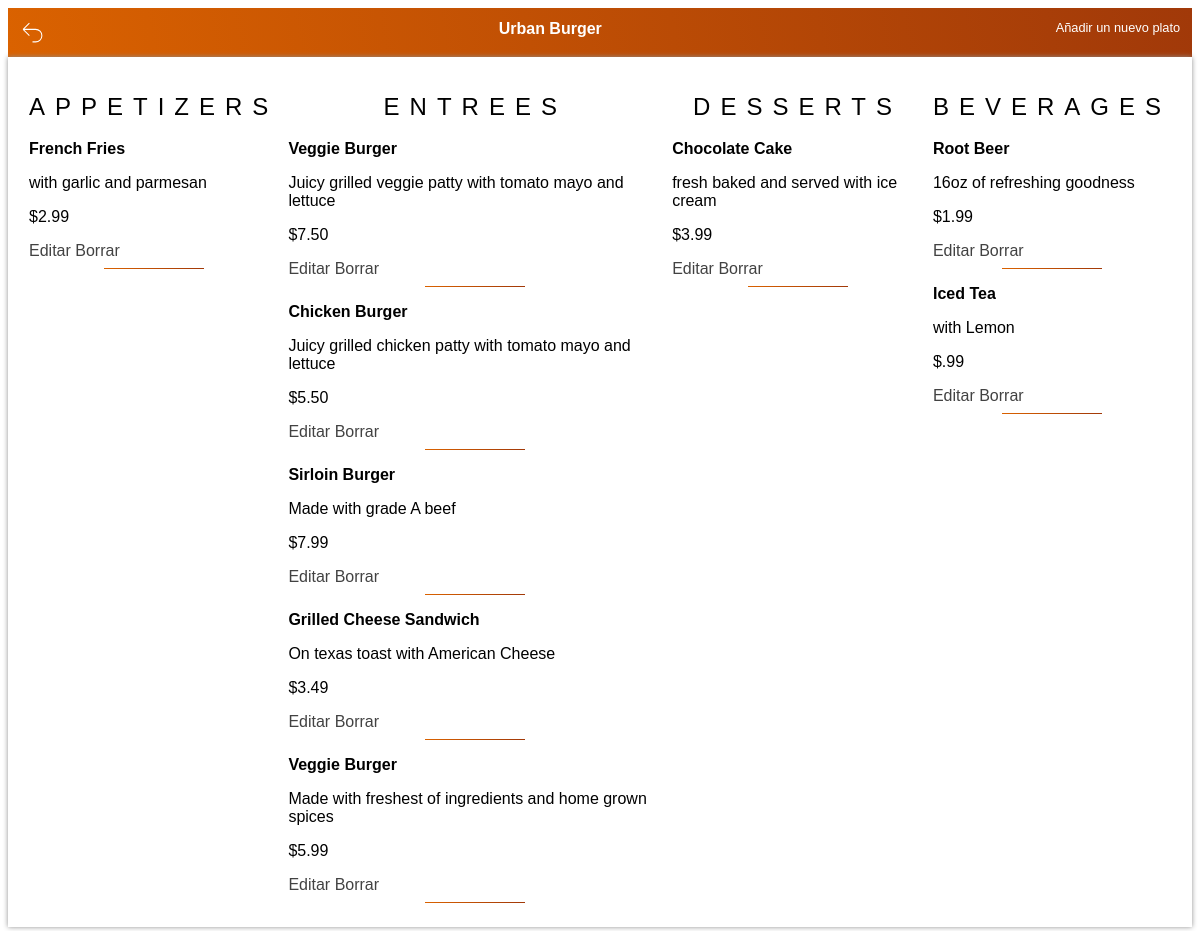
/restaurant/1/menu/, run on an earlier commit of the app's database.
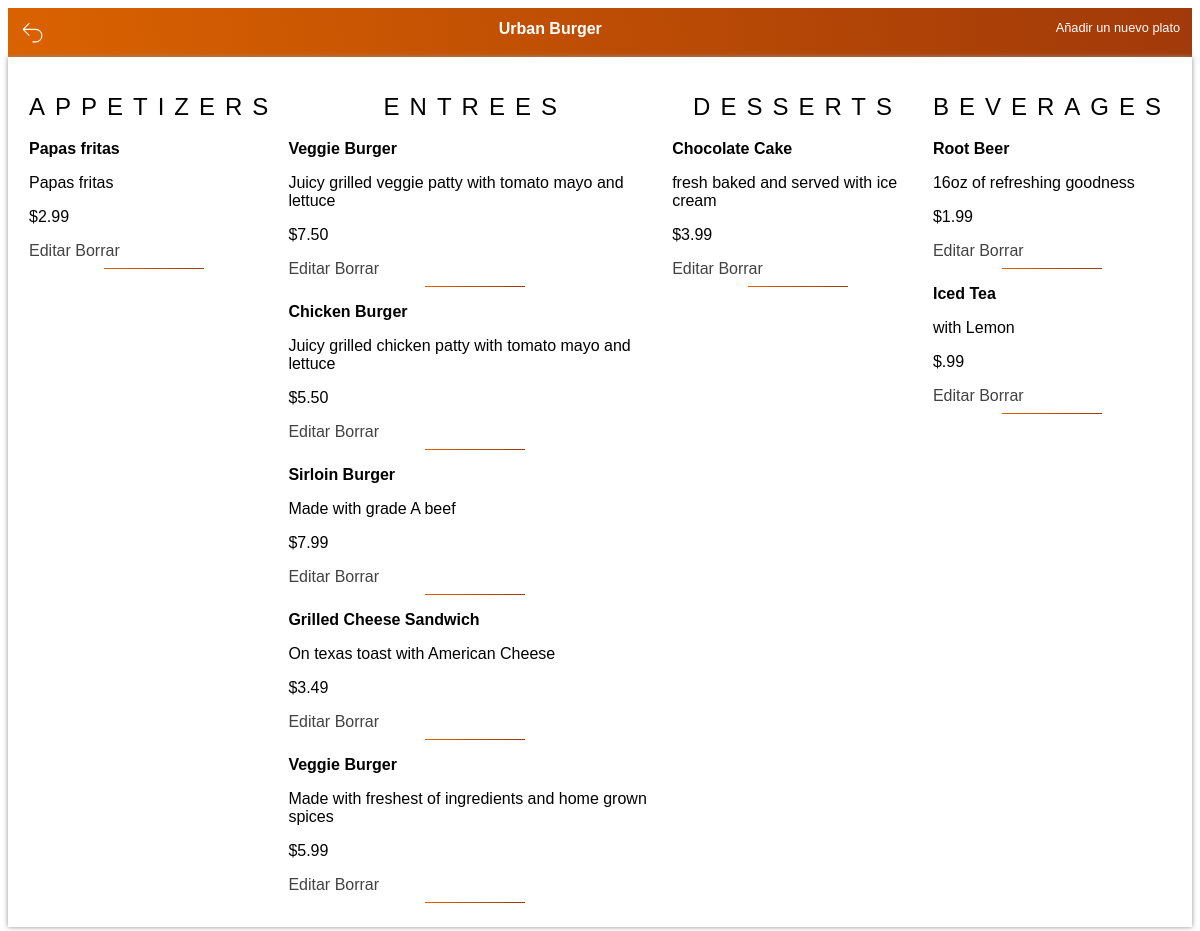
And on a later commit of the database.
### el finalfinal proyecto/database_setup.py (models this page shows, shortened)
class MenuItem(Base):
    __tablename__ = 'menu_item'
    name = Column(String(80), nullable=False)
    id = Column(Integer, primary_key=True)
    description = Column(String(250))
    price = Column(String(8))
    course = Column(String(250))
    restaurant_id = Column(Integer, ForeignKey('restaurant.id'))
    restaurant = relationship(Restaurant)

### el finalfinal proyecto/finalproject.py (the view)
@app.route('/restaurant/<int:restaurant_id>/')
@app.route('/restaurant/<int:restaurant_id>/menu/')
def showMenu(restaurant_id):
    DBSession = sessionmaker(bind=engine)
    session = DBSession()
    restaurant = session.query(Restaurant).filter_by(id=restaurant_id).one()
    items = session.query(MenuItem).filter_by(restaurant_id=restaurant_id).all()
    print("Enseñado menú del restaurante con éxito")
    return render_template('menu.html', items=items, restaurant=restaurant)

### el finalfinal proyecto/templates/menu.html (shortened to what this page needs)
<html>
<!DOCTYPE html>
<html lang="en">
<head>
	<link rel=stylesheet type=text/css href="{{ url_for('static', filename='menu.css') }}">
</head>
<body>
<nav>
	<a href="{{ url_for('showRestaurants') }}">
		<svg xmlns="http://www.w3.org/2000/svg" fill="none" viewBox="0 0 24 24" strokeWidth={1.5} stroke="currentColor" className="w-6 h-6" width="25px">
		<path strokeLinecap="round" strokeLinejoin="round" d="M9 15L3 9m0 0l6-6M3 9h12a6 6 0 010 12h-3"/>
		</svg>
	</a>
	<b>{{restaurant.name}}</b>
    {% if items !=[] %}
	<a href="{{url_for('newMenuItem', restaurant_id = restaurant.id )}}">Añadir un nuevo plato</a>
</nav>
	<div class="container-items">
		<div class="aperitivos">
			<h2>Appetizers</h2>
		{% for i in items %}
		{% if i.course == 'Appetizer' %}
		<p><b>{{i.name}}</b></p>
		<p>{{i.description}}</p>
		<p>{{i.price}}</p>
		<a href='{{url_for('editMenuItem', restaurant_id = restaurant.id, menu_id=i.id)}}'>Editar</a>
		<a href='{{url_for('deleteMenuItem', restaurant_id = restaurant.id, menu_id=i.id)}}'>Borrar</a>
		<hr>
	</div>
		{% endif %}
		{% endfor %}
	<div class="entrada">
		<h2>Entrees</h2>
		{% for i in items %}
		{% if i.course == 'Entree' %}
		<p><b>{{i.name}}</b></p>
		<p>{{i.description}}</p>
		<p>{{i.price}}</p>
		<a href='{{url_for('editMenuItem', restaurant_id = restaurant.id, menu_id=i.id )}}'>Editar</a>
		<a href='{{url_for('deleteMenuItem', restaurant_id = restaurant.id, menu_id=i.id )}}'>Borrar</a>
		<hr>
        {% endif %}
		{% endfor %}
	</div>
	<div class="postres">
		<h2>Desserts</h2>
		{% for i in items %}
		{% if i.course == 'Dessert' %}
		<p><b>{{i.name}}</b></p>
		<p>{{i.description}}</p>
		<p>{{i.price}}</p>
		<a href='{{url_for('editMenuItem', restaurant_id = restaurant.id, menu_id=i.id ) }}'>Editar</a>
		<a href='{{url_for('deleteMenuItem', restaurant_id = restaurant.id, menu_id=i.id ) }}'>Borrar</a>
		<hr>
		{% endif %}
		{% endfor %}
	</div>
	<div class="bebidas">
		<h2>Beverages</h2>
		{% for i in items %}
		{% if i.course == 'Beverage' %}
		<p><b>{{i.name}}</b></p>
		<p>{{i.description}}</p>
		<p>{{i.price}}</p>
		<a href='{{url_for('editMenuItem', restaurant_id = restaurant.id, menu_id=i.id ) }}'>Editar</a>
		<a href='{{url_for('deleteMenuItem', restaurant_id = restaurant.id, menu_id=i.id ) }}'>Borrar</a>
		<hr>
		{% endif %}
		{% endfor %}
	</div>
	</div>
		{% else %}
		<p> Actualmente, no tienes platos en el menú. <p>
		<a href = "{{url_for('newMenuItem', restaurant_id = restaurant.id )}}">Añadir un nuevo plato</a>
			{% endif %}
	</body>
</html>

What changed in the data, as far as the page shows it:
changed MenuItem: name "French Fries" → "Papas fritas"; description "with garlic and parmesan" → "Papas fritas"
